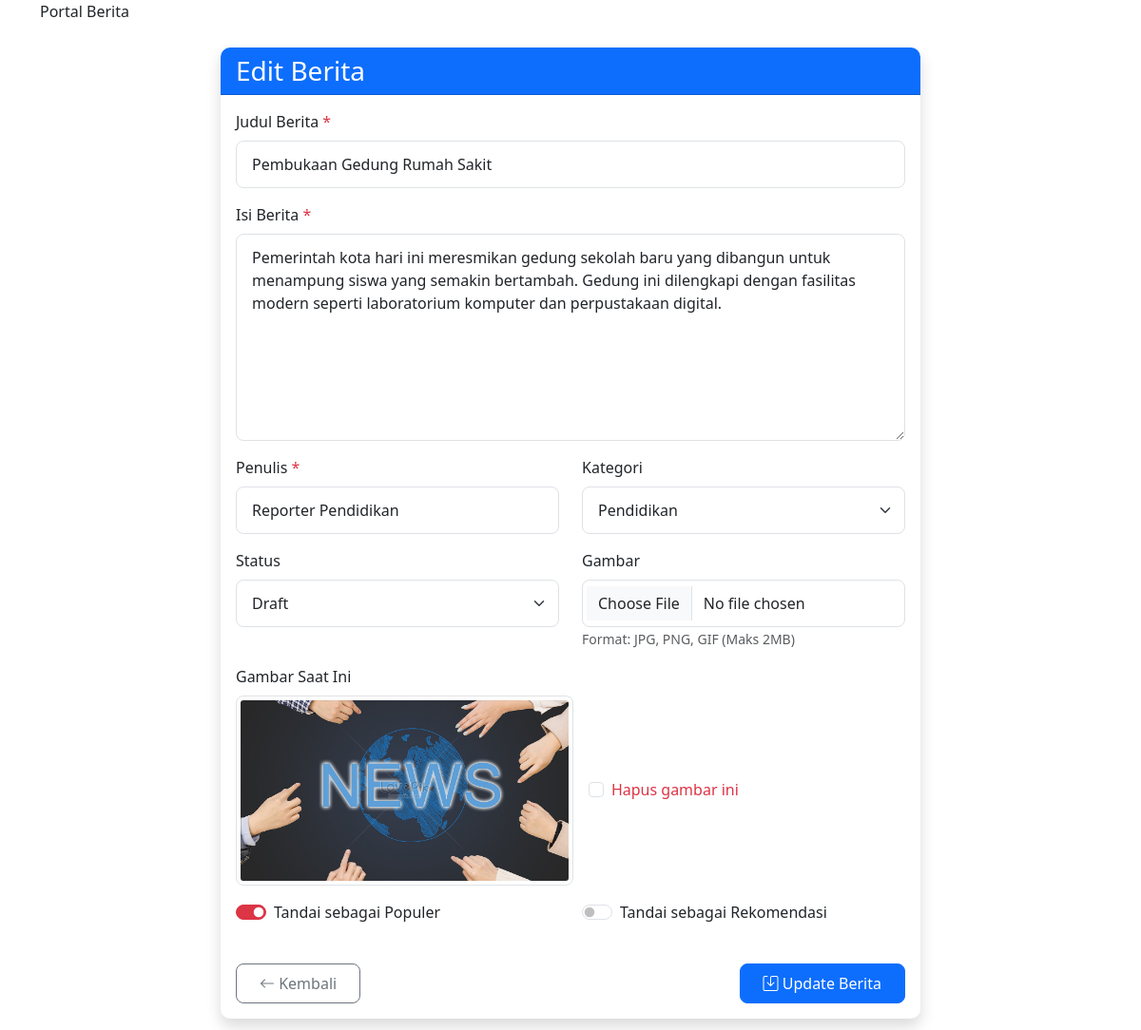
/admin/tambah_berita.php?edit=2 (signed in), run on the app's committed database.
### tables this page shows
CREATE TABLE `berita` (
  `id` int(11) NOT NULL,
  `judul` varchar(255) NOT NULL,
  `isi` text NOT NULL,
  `gambar` varchar(255) DEFAULT NULL,
  `tanggal_publikasi` datetime DEFAULT current_timestamp(),
  `penulis` varchar(100) DEFAULT NULL,
  `views` int(11) DEFAULT 0,
  `is_recommended` tinyint(1) DEFAULT 0,
  `kategori` enum('pendidikan','teknologi','ekonomi','olahraga','kesehatan') DEFAULT 'pendidikan',
  `is_populer` tinyint(1) DEFAULT 0,
  `is_rekomendasi` tinyint(1) DEFAULT 0,
  `status` enum('published','draft') DEFAULT 'draft'
);

### includes/functions.php (called while the page is built, shortened)
<?php
include 'config.php';
function getBeritaById($id) {
    global $conn;
    $id = intval($id);
    $query = "SELECT * FROM berita WHERE id = $id";
    $result = mysqli_query($conn, $query);
    return mysqli_fetch_assoc($result);
}
?>

### admin/tambah_berita.php (the view, shortened to what this page needs)
<?php
require '../includes/config.php';
require '../includes/functions.php';
$edit_mode = false;
$berita = [
    'judul' => '',
    'isi' => '',
    'penulis' => '',
    'gambar' => '',
    'kategori' => 'pendidikan',
    'status' => 'published',
    'is_populer' => 0,
    'is_recommended' => 0
];
if (isset($_GET['edit'])) {
    $id = intval($_GET['edit']);
    $berita = getBeritaById($id);
    $edit_mode = true;
}
?>
<!DOCTYPE html>
<html lang="id">
<head>
    <link href="https://cdn.jsdelivr.net/npm/bootstrap@5.3.0/dist/css/bootstrap.min.css" rel="stylesheet">
    <link rel="stylesheet" href="../assets/css/admin.css">
</head>
<body>
    <?php include '../includes/admin_navbar.php'; ?>
    <div class="container py-4">
        <div class="row justify-content-center">
            <div class="col-lg-8">
                <div class="card shadow">
                    <div class="card-header bg-primary text-white">
                        <h3 class="mb-0"><?= $edit_mode ? 'Edit Berita' : 'Tambah Berita Baru' ?></h3>
                    </div>
                    <div class="card-body">
                        <form method="POST" enctype="multipart/form-data">
                            <div class="mb-3">
                                <label for="judul" class="form-label">Judul Berita <span class="text-danger">*</span></label>
                                <input type="text" class="form-control" id="judul" name="judul"
                                       value="<?= htmlspecialchars($berita['judul']) ?>" required>
                            </div>
                            <div class="mb-3">
                                <label for="isi" class="form-label">Isi Berita <span class="text-danger">*</span></label>
                                <textarea class="form-control" id="isi" name="isi" rows="8"
                                          required><?= htmlspecialchars($berita['isi']) ?></textarea>
                            </div>
                            <div class="row">
                                <div class="col-md-6 mb-3">
                                    <label for="penulis" class="form-label">Penulis <span class="text-danger">*</span></label>
                                    <input type="text" class="form-control" id="penulis" name="penulis"
                                           value="<?= htmlspecialchars($berita['penulis']) ?>" required>
                                </div>
                                <div class="col-md-6 mb-3">
                                    <label for="kategori" class="form-label">Kategori</label>
                                    <select class="form-select" id="kategori" name="kategori">
                                        <option value="pendidikan" <?= $berita['kategori'] === 'pendidikan' ? 'selected' : '' ?>>Pendidikan</option>
                                    </select>
                                </div>
                            </div>
                            <div class="row">
                                <div class="col-md-6 mb-3">
                                    <label for="status" class="form-label">Status</label>
                                    <select class="form-select" id="status" name="status">
                                        <option value="draft" <?= $berita['status'] === 'draft' ? 'selected' : '' ?>>Draft</option>
                                    </select>
                                </div>
                                <div class="col-md-6 mb-3">
                                    <label for="gambar" class="form-label">Gambar</label>
                                    <input type="file" class="form-control" id="gambar" name="gambar" accept="image/*">
                                    <small class="text-muted">Format: JPG, PNG, GIF (Maks 2MB)</small>
                                </div>
                            </div>
                            <?php if ($edit_mode && !empty($berita['gambar'])): ?>
                                <div class="mb-3">
                                    <label class="form-label">Gambar Saat Ini</label>
                                    <div class="d-flex align-items-center">
                                        <img src="../uploads/<?= htmlspecialchars($berita['gambar']) ?>"
                                             class="img-thumbnail me-3" style="max-height: 200px;">
                                        <div class="form-check">
                                            <input class="form-check-input" type="checkbox" id="hapus_gambar" name="hapus_gambar">
                                            <label class="form-check-label text-danger" for="hapus_gambar">
                                                Hapus gambar ini
                                            </label>
                                        </div>
                                    </div>
                                </div>
                            <?php endif; ?>
                            <div class="row mt-3">
                                <div class="col-md-6 mb-3">
                                    <div class="form-check form-switch">
                                        <input class="form-check-input" type="checkbox" id="is_populer" name="is_populer"
                                               <?= $berita['is_populer'] ? 'checked' : '' ?>>
                                        <label class="form-check-label" for="is_populer">Tandai sebagai Populer</label>
                                    </div>
                                </div>
                                <div class="col-md-6 mb-3">
                                    <div class="form-check form-switch">
                                        <input class="form-check-input" type="checkbox" id="is_recommended" name="is_recommended"
                                               <?= $berita['is_recommended'] ? 'checked' : '' ?>>
                                        <label class="form-check-label" for="is_recommended">Tandai sebagai Rekomendasi</label>
                                    </div>
                                </div>
                            </div>
                            <div class="d-flex justify-content-between mt-4">
                                <a href="dashboard.php" class="btn btn-outline-secondary">
                                    <i class="bi bi-arrow-left"></i> Kembali
                                </a>
                                <button type="submit" name="simpan" class="btn btn-primary">
                                    <i class="bi bi-save"></i> <?= $edit_mode ? 'Update Berita' : 'Simpan Berita' ?>
                                </button>
                            </div>
                        </form>
                    </div>
                </div>
            </div>
        </div>
    </div>
    <link rel="stylesheet" href="https://cdn.jsdelivr.net/npm/bootstrap-icons@1.10.0/font/bootstrap-icons.css">
</body>
</html>

### assets/css/admin.css (style rules this page uses)
.card { border: none; border-radius: 10px; overflow: hidden; }
.card-header { font-weight: 600; }
.form-control, .form-select { padding: 0.75rem 1rem; border-radius: 0.5rem; }
.btn { padding: 0.5rem 1.5rem; border-radius: 0.5rem; }
.img-thumbnail { max-width: 100%; height: auto; border-radius: 0.5rem; }
.img-thumbnail { max-width: 100%; height: auto; border-radius: 0.5rem; transition: all 0.3s ease; }
.form-check-input:checked { background-color: #dc3545; border-color: #dc3545; }

### data on the page
berita: judul "Pembukaan Gedung Rumah Sakit", isi "Pemerintah kota hari ini meresmikan gedung sekolah baru yang dibangun untuk menampung siswa yang semakin bertambah. Gedung ini dilengkapi dengan fasilitas modern seperti laboratorium komputer dan perpustakaan digital.", penulis "Reporter Pendidikan", kategori "Pendidikan", status "Draft", gambar (picture), is_populer "☑"
